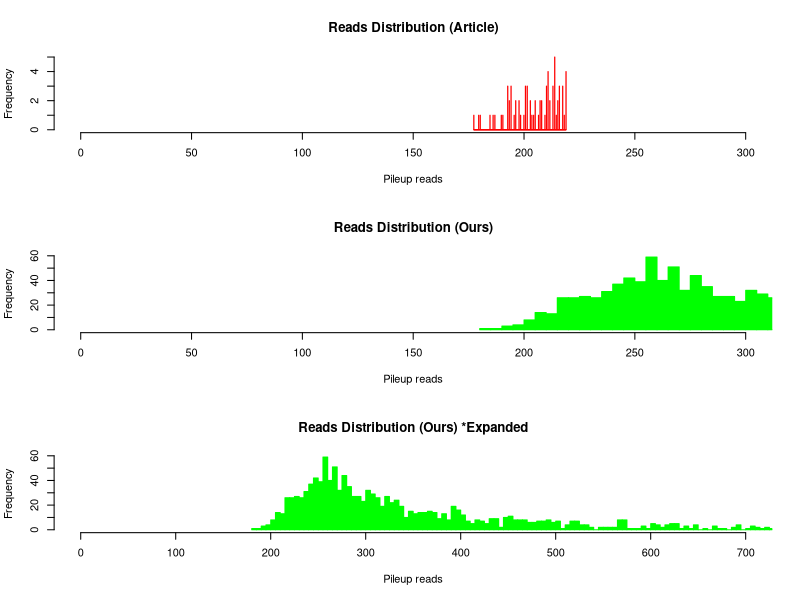
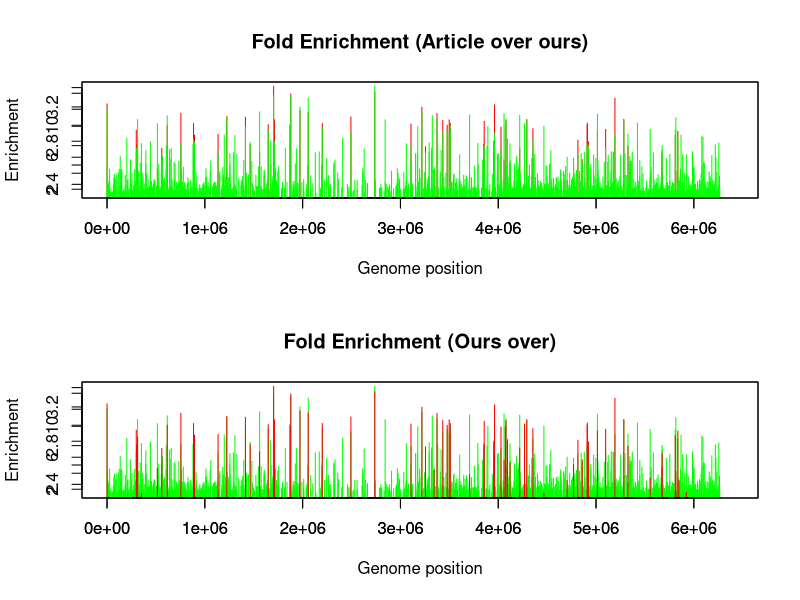

Write the R code that produced these figures, in order.
## ---- chunk 1
chip_art <- read.table("GSE65356_algrmacs2e15_peaks.txt", header = T)
chip_ours <-read.table("SRR1776550_peaks.xls", header=T)

## ---- chunk 2
par(mfrow=c(3,1))
hist(chip_art$pileup,
     main="Reads Distribution (Article)",
     ylab="Frequency",
     xlab="Pileup reads",
     xlim = c(0,300),
     col="red",
     border = "red",
     breaks = 500)

hist(chip_ours$pileup,
     main="Reads Distribution (Ours)",
     ylab="Frequency",
     xlab="Pileup reads",
     xlim = c(0,300),
     col="green",
     border = "green",
     breaks = 500)

hist(chip_ours$pileup,
     main="Reads Distribution (Ours) *Expanded",
     ylab="Frequency",
     xlab="Pileup reads",
     xlim = c(0,700),
     col="green",
     border = "green",
     breaks = 500)

## ---- chunk 3

par(mfrow=c(2,1))
plot(chip_art  $abs_summit,chip_art$fold_enrichment,
     main="Fold Enrichment (Article over ours)",
     ylab="Enrichment",
     xlab="Genome position",
     xlim = c(0,6400000),
     col="red",  type = "h")

par(new=T)

plot(chip_ours$abs_summit,
     chip_ours$fold_enrichment,
     xlim = c(0,6400000),
     ylab = "",
     xlab = "",
     col="green", type = "h")
     

plot(chip_ours $abs_summit,chip_ours$fold_enrichment,
     main="Fold Enrichment (Ours over)",
     ylab="Enrichment",
     xlab="Genome position",
     xlim = c(0,6400000),
     col="green",  type = "h")

par(new=T)

plot(chip_art$abs_summit,
     chip_art$fold_enrichment,
     xlim = c(0,6400000),
     ylab = "",
     xlab = "",
     col="red", type = "h")
